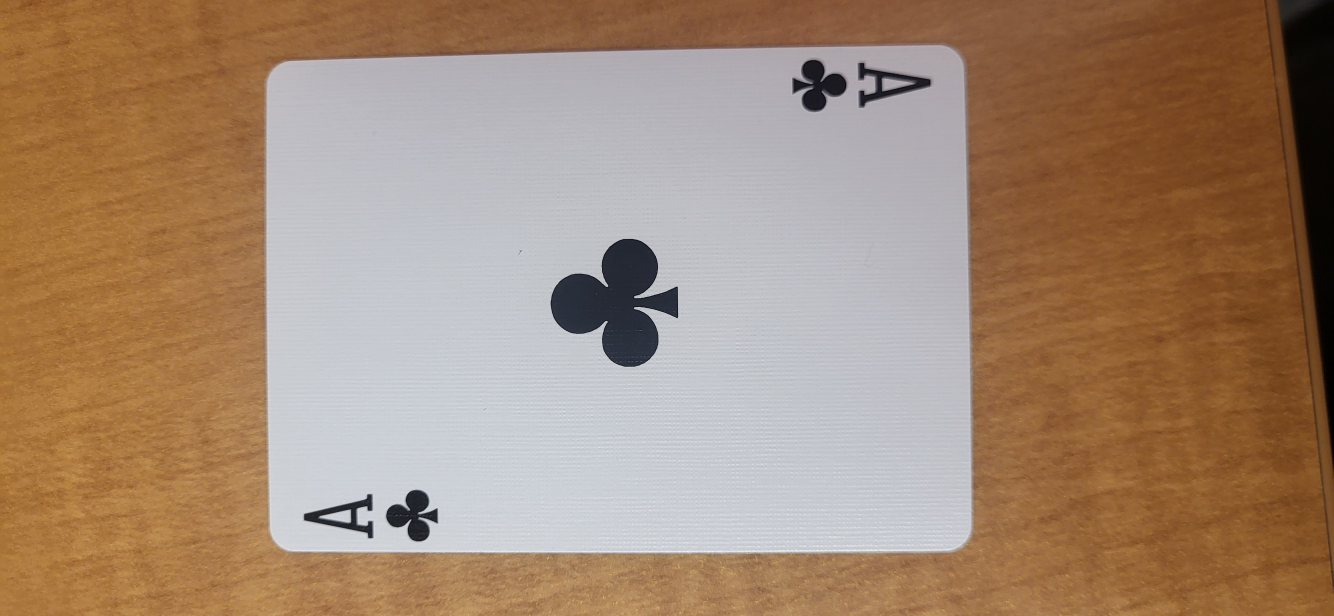
#> input picture ARCard/Templates/Ace_C.jpg, 4000 x 1848 px, found by its file name (shown at 1/3 size); its folder holds 4 pictures in this run
$ python resizeTemplates.py
#> lines starting #> are read from the running program, lines starting #| are printed output that depends on the picture
import cv2
import os
from tqdm import tqdm

def resize_and_save_images(input_folder, output_folder, target_size=(180, 180)):
    """
    Resize images in the specified input folder and save them to the output folder with a consistent size.

    Parameters:
    - input_folder: Folder containing the original images.
    - output_folder: Folder where the resized images will be saved.
    - target_size: Tuple specifying the target width and height of the images.
    """
#> called with target_size = (180, 180)
    # Create the output folder if it doesn't exist
    if not os.path.exists(output_folder):
        os.makedirs(output_folder)

    # Loop through all files in the input folder
    for img_file in tqdm(os.listdir(input_folder)):
        img_path = os.path.join(input_folder, img_file)

        # Check if the file is an image
        if img_path.lower().endswith(('.png', '.jpg', '.jpeg')):
            img = cv2.imread(img_path, cv2.IMREAD_UNCHANGED)
#> img is the input picture: shape (1848, 4000, 3); mean B, G, R 115.2, 137.2, 163.6

            # Resize the image
            resized_img = cv2.resize(img, target_size, interpolation=cv2.INTER_AREA)
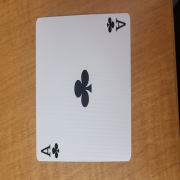
#> resized_img: shape (180, 180, 3); mean B, G, R 115.2, 137.2, 163.6

            # Save the resized image to the output folder
            output_path = os.path.join(output_folder, img_file)
            cv2.imwrite(output_path, resized_img)
#> pass 2 of the loop in resize_and_save_images, `for img_file in tqdm(os.listdir(input_folder)):`:
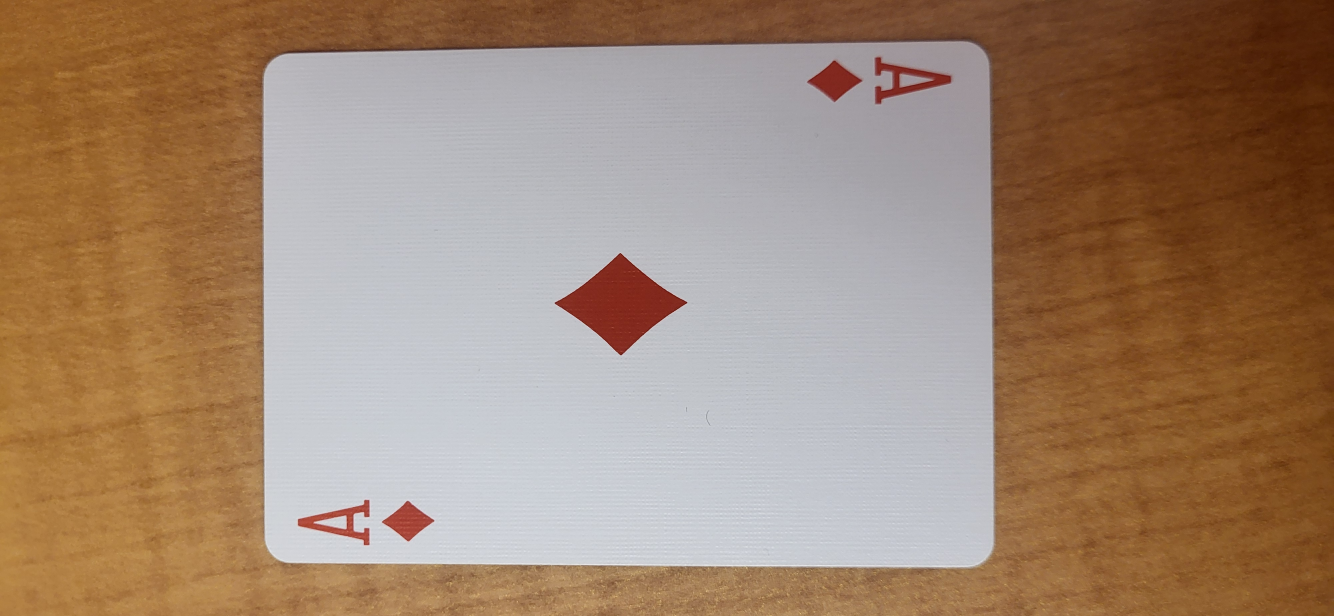
#> input picture ARCard/Templates/Ace_D.jpg, 4000 x 1848 px, found by its file name (shown at 1/3 size)
#> in resize_and_save_images, img is the input picture: shape (1848, 4000, 3); mean B, G, R 113.4, 134.8, 161
#> in resize_and_save_images, `resized_img = cv2.resize(img, target_size, interpolation=cv2.INTER_AREA)`:
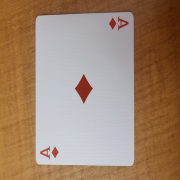
#> resized_img: shape (180, 180, 3); mean B, G, R 113.4, 134.8, 161
#> pass 3 of the loop in resize_and_save_images, `for img_file in tqdm(os.listdir(input_folder)):`:
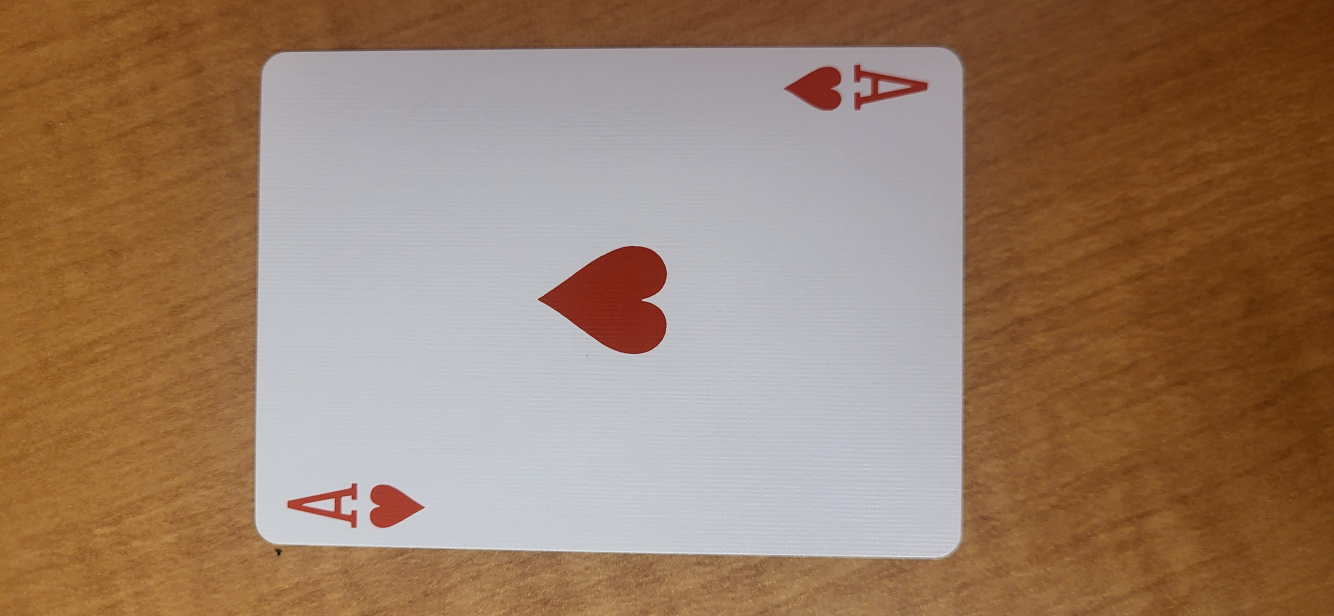
#> input picture ARCard/Templates/Ace_H.jpg, 4000 x 1848 px, found by its file name (shown at 1/3 size)
#> in resize_and_save_images, img is the input picture: shape (1848, 4000, 3); mean B, G, R 103.7, 126, 154.6
#> in resize_and_save_images, `resized_img = cv2.resize(img, target_size, interpolation=cv2.INTER_AREA)`:
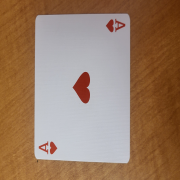
#> resized_img: shape (180, 180, 3); mean B, G, R 103.7, 126, 154.6
#> the loop made 4 passes; the first 3 are shown

# Example usage
input_folder = r'C:\Users\FBRAC\Projects\FredSeniorExperiment\Senior-Experience-Project\ARCard\Templates'
output_folder = r'C:\Users\FBRAC\Projects\FredSeniorExperiment\Senior-Experience-Project\ARCard\ResizedTemplates'
resize_and_save_images(input_folder, output_folder)
